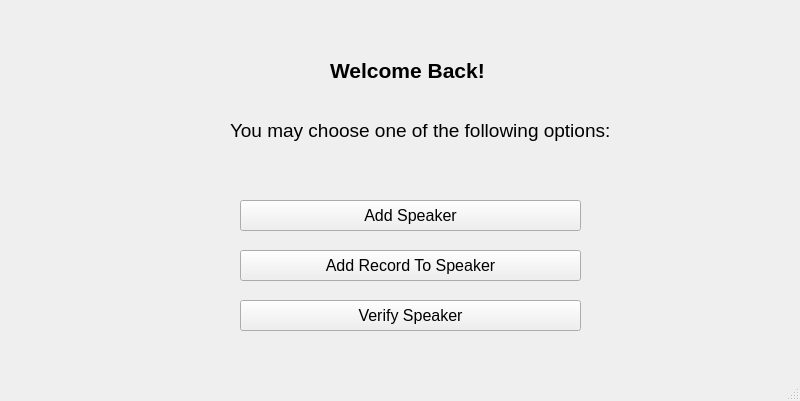
<?xml version="1.0" encoding="UTF-8"?>
<ui version="4.0">
 <class>adminWindow</class>
 <widget class="QMainWindow" name="adminWindow">
  <property name="geometry">
   <rect>
    <x>0</x>
    <y>0</y>
    <width>800</width>
    <height>401</height>
   </rect>
  </property>
  <property name="windowTitle">
   <string>MainWindow</string>
  </property>
  <widget class="QWidget" name="centralwidget">
   <widget class="QLabel" name="label">
    <property name="geometry">
     <rect>
      <x>330</x>
      <y>40</y>
      <width>441</width>
      <height>61</height>
     </rect>
    </property>
    <property name="font">
     <font>
      <pointsize>16</pointsize>
      <weight>75</weight>
      <bold>true</bold>
     </font>
    </property>
    <property name="text">
     <string>Welcome Back!</string>
    </property>
   </widget>
   <widget class="QLabel" name="label_2">
    <property name="geometry">
     <rect>
      <x>230</x>
      <y>110</y>
      <width>771</width>
      <height>41</height>
     </rect>
    </property>
    <property name="font">
     <font>
      <pointsize>14</pointsize>
     </font>
    </property>
    <property name="text">
     <string>You may choose one of the following options:</string>
    </property>
   </widget>
   <widget class="QPushButton" name="addRec">
    <property name="geometry">
     <rect>
      <x>240</x>
      <y>250</y>
      <width>341</width>
      <height>31</height>
     </rect>
    </property>
    <property name="font">
     <font>
      <pointsize>12</pointsize>
     </font>
    </property>
    <property name="text">
     <string>Add Record To Speaker</string>
    </property>
   </widget>
   <widget class="QPushButton" name="addSpeaker">
    <property name="geometry">
     <rect>
      <x>240</x>
      <y>200</y>
      <width>341</width>
      <height>31</height>
     </rect>
    </property>
    <property name="font">
     <font>
      <pointsize>12</pointsize>
     </font>
    </property>
    <property name="text">
     <string>Add Speaker</string>
    </property>
   </widget>
   <widget class="QPushButton" name="verifySpeaker">
    <property name="geometry">
     <rect>
      <x>240</x>
      <y>300</y>
      <width>341</width>
      <height>31</height>
     </rect>
    </property>
    <property name="font">
     <font>
      <pointsize>12</pointsize>
     </font>
    </property>
    <property name="text">
     <string>Verify Speaker</string>
    </property>
   </widget>
  </widget>
  <widget class="QMenuBar" name="menubar">
   <property name="geometry">
    <rect>
     <x>0</x>
     <y>0</y>
     <width>800</width>
     <height>21</height>
    </rect>
   </property>
  </widget>
  <widget class="QStatusBar" name="statusbar"/>
 </widget>
 <resources/>
 <connections/>
</ui>
